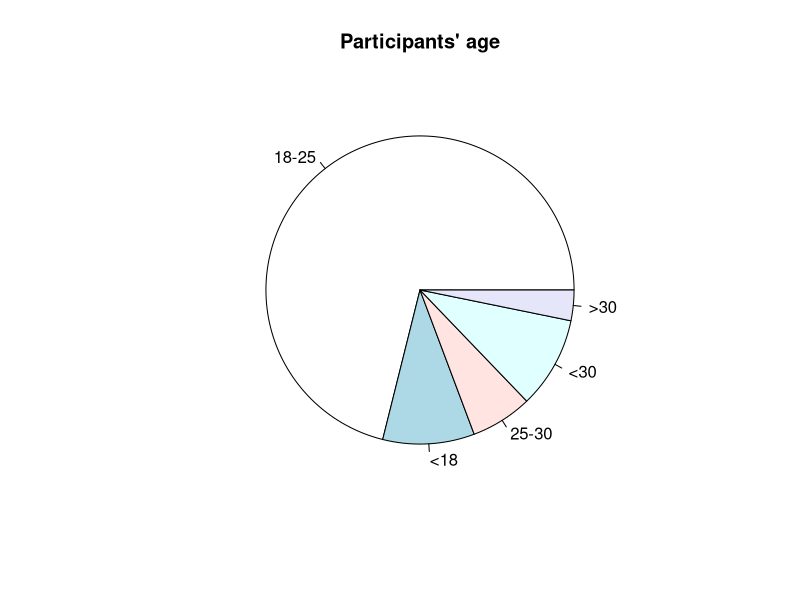
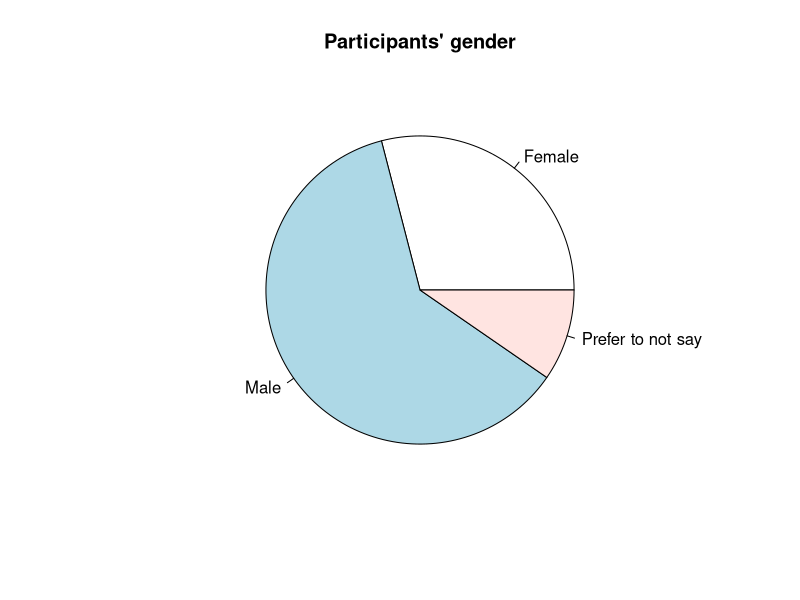
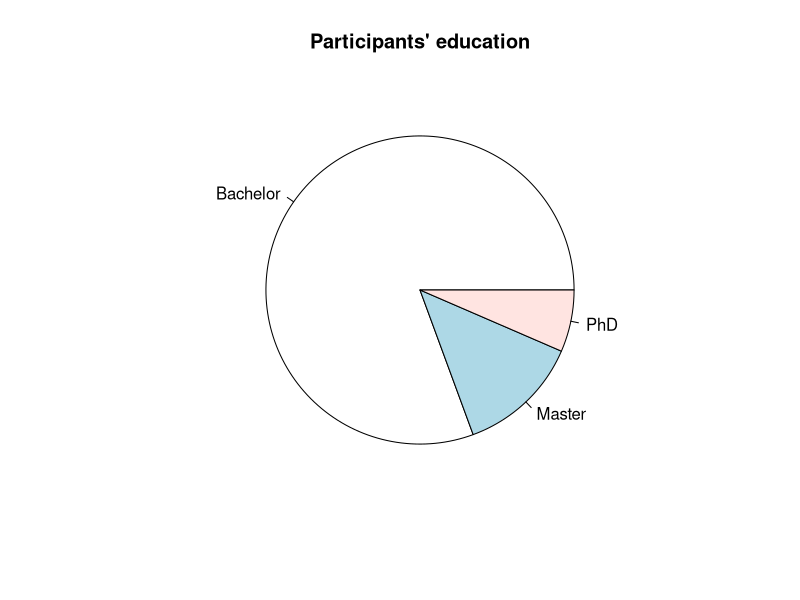
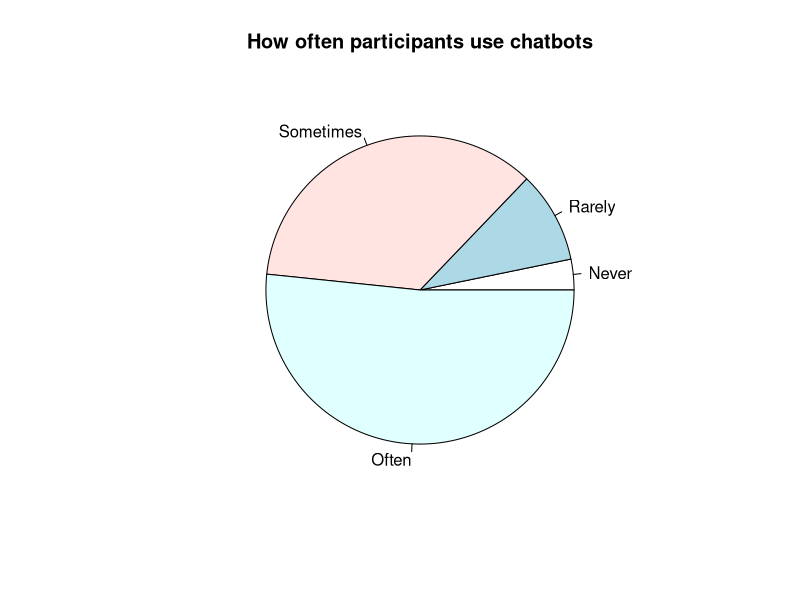
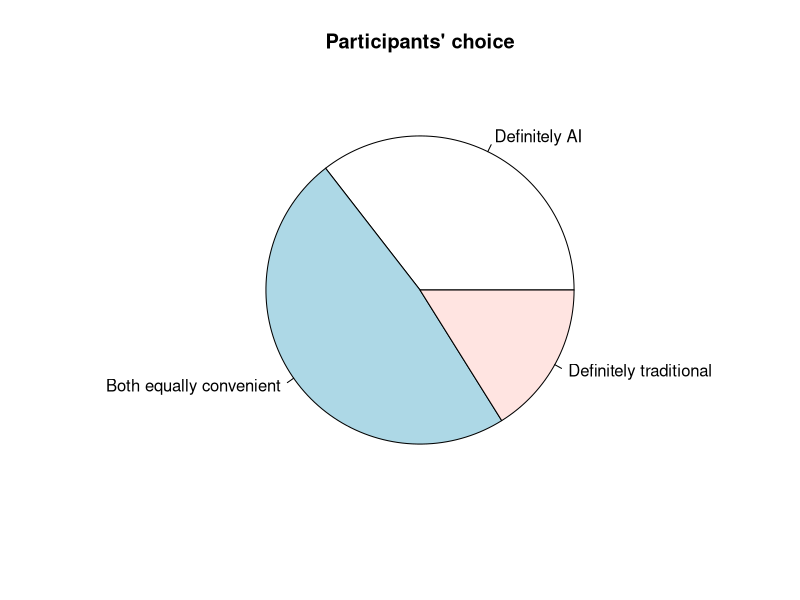

Generate these figures, in order, with R:
vals <- c(71, 9.6, 6.45, 9.6, 3.2)
labels <- c("18-25", "<18", "25-30", "<30", ">30")
pie(vals, labels = labels, main="Participants' age")

gender_vals <- c(29, 61.3, 9.6)
labels2 <- c("Female", "Male", "Prefer to not say")
pie(gender_vals, labels=labels2, main="Participants' gender")

ed_vals <- c(80.65, 12.9, 6.5)
labels3 <- c("Bachelor", "Master", "PhD")
pie(ed_vals, labels=labels3, main="Participants' education")

of_vals <- c(3.22, 9.6, 35.5, 51.6)
labels4 <- c("Never", "Rarely", "Sometimes", "Often")
pie(of_vals, labels=labels4, main="How often participants use chatbots")

ch_vals <- c(35.5, 48.4, 16.1)
labels5 <- c("Definitely AI", "Both equally convenient", "Definitely traditional")
pie(ch_vals, labels=labels5, main="Participants' choice")
